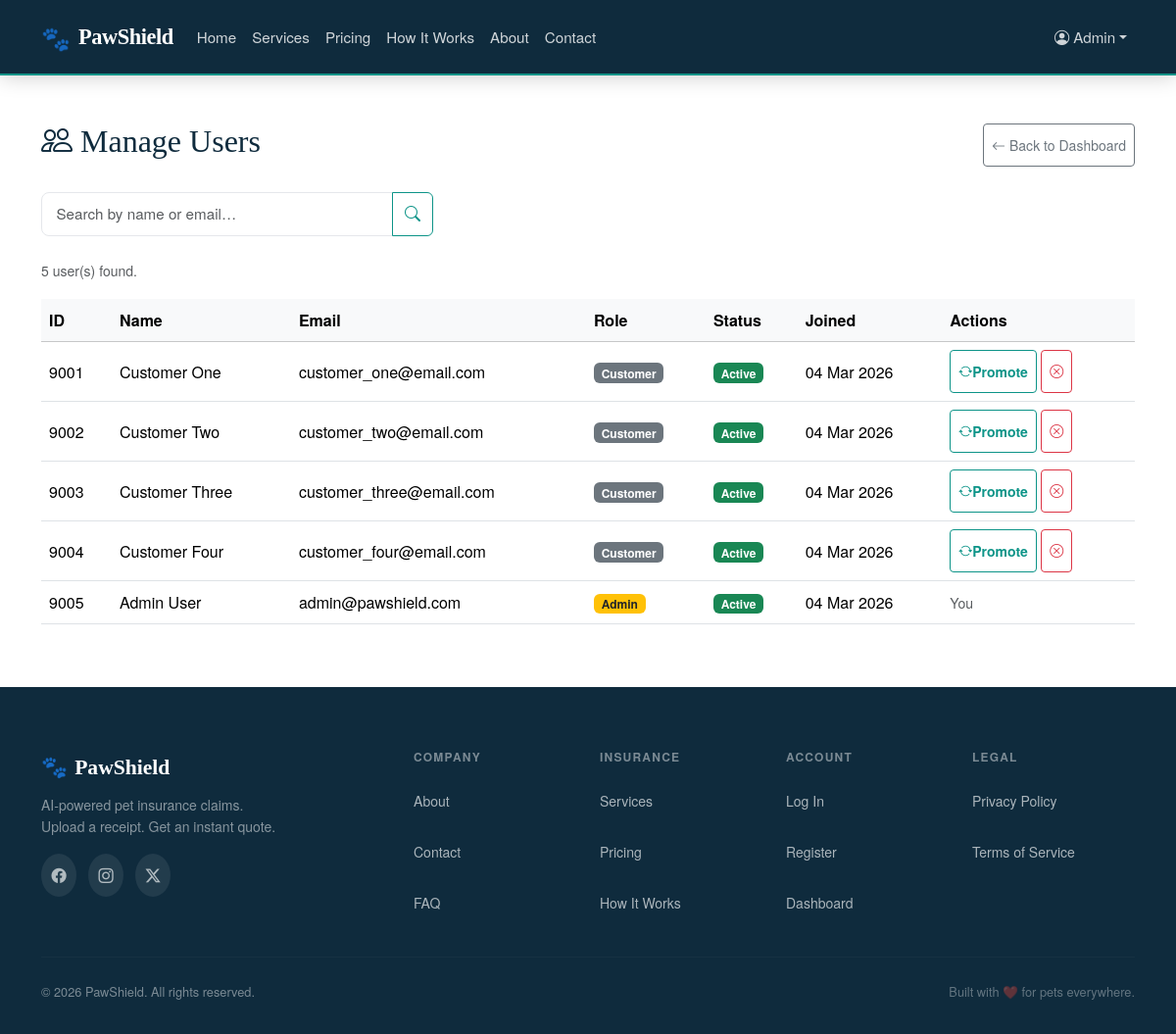
The page /admin/users.php (signed in) on the database its author committed.
### tables this page shows
CREATE TABLE IF NOT EXISTS users (
    id              INT AUTO_INCREMENT PRIMARY KEY,
    email           VARCHAR(255) NOT NULL UNIQUE,
    password_hash   VARCHAR(255) NOT NULL,
    first_name      VARCHAR(100) NOT NULL,
    last_name       VARCHAR(100) NOT NULL,
    phone           VARCHAR(20) DEFAULT NULL,
    verification_code VARCHAR(6) DEFAULT NULL,
    verification_expires DATETIME DEFAULT NULL,
    reset_code VARCHAR(6) DEFAULT NULL,
    reset_expires DATETIME DEFAULT NULL,

     
    stripe_customer_id VARCHAR(255) DEFAULT NULL, 
    role            ENUM('customer', 'admin') NOT NULL DEFAULT 'customer',
    email_verified  TINYINT(1) NOT NULL DEFAULT 0,
    created_at      DATETIME NOT NULL DEFAULT CURRENT_TIMESTAMP,
    updated_at      DATETIME NOT NULL DEFAULT CURRENT_TIMESTAMP ON UPDATE CURRENT_TIMESTAMP,

    INDEX idx_users_email (email),
    INDEX idx_users_role (role),
    INDEX idx_stripe_customer (stripe_customer_id)
);

### config/constants.php (called while the page is built, shortened)
<?php
function base_path() {
    return htmlspecialchars(BASE_PATH, ENT_QUOTES, 'UTF-8');
}

### includes/sanitize.php (called while the page is built, shortened)
<?php
function esc(?string $value): string
{
    return htmlspecialchars($value, ENT_QUOTES | ENT_SUBSTITUTE, 'UTF-8');
}
function inputString(string $key, string $method = 'POST'): ?string
{
    $source = ($method === 'GET') ? $_GET : $_POST;
    if (!isset($source[$key]) || $source[$key] === '') {
        return null;
    }
    $value = trim(strip_tags($source[$key]));
    return ($value !== '') ? $value : null;
}

### admin/users.php (the view, shortened to what this page needs)
<?php
require_once __DIR__ . '/../config/constants.php';
require_once __DIR__ . '/../config/database.php';
require_once __DIR__ . '/../includes/sanitize.php';
$search      = inputString('q', 'GET') ?? '';
$perPage     = 20;
$currentPage = max(1, inputInt('page', 'GET') ?? 1);
$offset      = ($currentPage - 1) * $perPage;
$countSql  = 'SELECT COUNT(*) FROM users WHERE 1=1';
$fetchSql  = 'SELECT * FROM users WHERE 1=1';
$params    = [];
$countStmt = $db->prepare($countSql);
$countStmt->execute($params);
$totalUsers = (int) $countStmt->fetchColumn();
$fetchSql .= ' ORDER BY created_at DESC LIMIT :limit OFFSET :offset';
$fetchStmt = $db->prepare($fetchSql);
$fetchStmt->bindValue(':limit',  $perPage, PDO::PARAM_INT);
$fetchStmt->bindValue(':offset', $offset,  PDO::PARAM_INT);
$fetchStmt->execute();
$users = $fetchStmt->fetchAll();
?>
<!DOCTYPE html>
<html lang="en">
<head>
    <link rel="stylesheet" href="https://cdn.jsdelivr.net/npm/bootstrap@5.3.3/dist/css/bootstrap.min.css">
    <link rel="stylesheet" href="https://cdn.jsdelivr.net/npm/bootstrap-icons@1.11.3/font/bootstrap-icons.min.css">
    <link rel="stylesheet" href="<?= base_path() ?>/assets/css/style.css">
    <link rel="stylesheet" href="<?= base_path() ?>/assets/css/accessibility.css">
</head>
<body>
<?php require_once __DIR__ . '/../includes/navbar.php'; ?>
<main id="main-content">
<div class="container py-5">
    <div class="d-flex justify-content-between align-items-center mb-4">
        <h2><i class="bi bi-people me-2"></i>Manage Users</h2>
        <a href="<?= base_path() ?>/admin/index.php" class="btn btn-outline-secondary btn-sm">
            <i class="bi bi-arrow-left me-1"></i> Back to Dashboard
        </a>
    </div>
    <form method="GET" class="mb-4">
        <div class="input-group" style="max-width:400px;">
            <input type="text" name="q" class="form-control" placeholder="Search by name or email…"
                   value="<?= esc($search) ?>">
            <button class="btn btn-outline-primary" type="submit">
                <i class="bi bi-search"></i>
            </button>
        </div>
    </form>
    <p class="text-muted small"><?= number_format($totalUsers) ?> user(s) found.</p>
    <div class="table-responsive">
        <table class="table table-hover align-middle">
            <thead class="table-light">
                <tr>
                    <th>ID</th>
                    <th>Name</th>
                    <th>Email</th>
                    <th>Role</th>
                    <th>Status</th>
                    <th>Joined</th>
                    <th>Actions</th>
                </tr>
            </thead>
            <tbody>
            <?php foreach ($users as $u): ?>
                <tr>
                    <td><?= (int)$u['id'] ?></td>
                    <td><?= esc($u['first_name'] . ' ' . $u['last_name']) ?></td>
                    <td><?= esc($u['email']) ?></td>
                    <td>
                        <span class="badge <?= $u['role'] === 'admin' ? 'bg-warning text-dark' : 'bg-secondary' ?>">
                            <?= esc(ucfirst($u['role'])) ?>
                        </span>
                    </td>
                    <td>
                        <?php if ((int)$u['email_verified']): ?>
                            <span class="badge bg-success">Active</span>
                        <?php else: ?>
                            <span class="badge bg-danger">Inactive</span>
                        <?php endif; ?>
                    </td>
                    <td><?= esc(date('d M Y', strtotime($u['created_at']))) ?></td>
                    <td>
                        <?php if ((int)$u['id'] !== (int)$_SESSION['user_id']): ?>
                        <form method="POST" class="d-inline">
                            <button class="btn btn-sm btn-outline-primary" title="Toggle role">
                                <i class="bi bi-arrow-repeat"></i>
                                <?= $u['role'] === 'admin' ? 'Demote' : 'Promote' ?>
                            </button>
                        </form>
                        <form method="POST" class="d-inline">
                            <?php if ((int)$u['email_verified']): ?>
                                <button class="btn btn-sm btn-outline-danger" title="Deactivate">
                                    <i class="bi bi-x-circle"></i>
                                </button>
                            <?php endif; ?>
                        </form>
                        <?php else: ?>
                            <span class="text-muted small">You</span>
                        <?php endif; ?>
                    </td>
                </tr>
            <?php endforeach; ?>
            </tbody>
        </table>
    </div>
</div>
</main>
<?php require_once __DIR__ . '/../includes/footer.php'; ?>

### assets/css/style.css (style rules this page uses)
:root { --ps-teal: #0D9488; --ps-teal-dark: #0A7A6F; --ps-teal-light: #CCFBF1; --ps-navy: #0F2B3D; --ps-navy-mid: #1A3A52; --ps-amber: #F59E0B; --ps-amber-light: #FEF3C7; --ps-rose: #F43F5E; --ps-white: #FFFFFF; --ps-off-white: #F8FAFB; --ps-gray-50: #F9FAFB; --ps-gray-100: #F3F4F6; --ps-gray-200: #E5E7EB; --ps-gray-400: #9CA3AF; --ps-gray-600: #4B5563; --ps-gray-800: #1F2937; --ps-text: #1F2937; --ps-text-muted: #6B7280; --font-display: 'Playfair Display', Georgia, serif; --font-body: 'DM Sans', 'Helvetica Neue', sans-serif; --section-gap: 5rem; --radius-sm: 0.5rem; --radius-md: 1rem; --radius-lg: 1.5rem; --radius-xl: 2rem; --shadow-sm: 0 1px 3px rgba(0,0,0,.08); --shadow-md: 0 4px 16px rgba(0,0,0,.10); --shadow-lg: 0 8px 32px rgba(0,0,0,.14); --shadow-card: 0 2px 12px rgba(13,148,136,.10); --transition: 0.25s cubic-bezier(0.4, 0, 0.2, 1); --bs-primary: #0D9488; --bs-primary-rgb: 13, 148, 136; --bs-link-color: var(--ps-teal); --bs-link-hover-color: var(--ps-teal-dark); }
*, *::before, *::after { box-sizing: border-box; }
html { scroll-behavior: smooth; }
body { font-family: var(--font-body); font-size: 1rem; line-height: 1.7; color: var(--ps-text); background: var(--ps-white); -webkit-font-smoothing: antialiased; }
h1, h2, h3, h4, h5, h6 { font-family: var(--font-display); line-height: 1.2; color: var(--ps-navy); }
a { color: var(--ps-teal); transition: color var(--transition); }
.form-control, .form-select { border: 1.5px solid var(--ps-gray-200); border-radius: var(--radius-sm); padding: 0.65rem 0.9rem; font-size: 0.95rem; transition: border-color var(--transition), box-shadow var(--transition); }
.btn-outline-primary { color: var(--ps-teal); border-color: var(--ps-teal); font-weight: 600; }

### assets/css/accessibility.css (style rules this page uses)
.text-muted, .section-subtitle, .plan-desc, .step-desc, .service-desc, .value-desc, .team-bio, .faq-answer { color: #4B5563; }
.btn, .nav-link, .footer-links a, .footer-socials a, .contact-social a { min-height: 44px; display: inline-flex; align-items: center; }

### rows shown on the page
users: id "9001", first_name+last_name "Customer One", email "customer_one@email.com", role "Customer", email_verified "Active", created_at "04 Mar 2026", shows "Promote"
users: id "9002", first_name+last_name "Customer Two", email "customer_two@email.com", role "Customer", email_verified "Active", created_at "04 Mar 2026", shows "Promote"
users: id "9003", first_name+last_name "Customer Three", email "customer_three@email.com", role "Customer", email_verified "Active", created_at "04 Mar 2026", shows "Promote"
users: id "9004", first_name+last_name "Customer Four", email "customer_four@email.com", role "Customer", email_verified "Active", created_at "04 Mar 2026", shows "Promote"
users: id "9005", first_name+last_name "Admin User", email "admin@pawshield.com", role "Admin", email_verified "Active", created_at "04 Mar 2026", shows "You"

### other values the page prints
$_SESSION['user_name'] "Admin"
$totalUsers "5"
